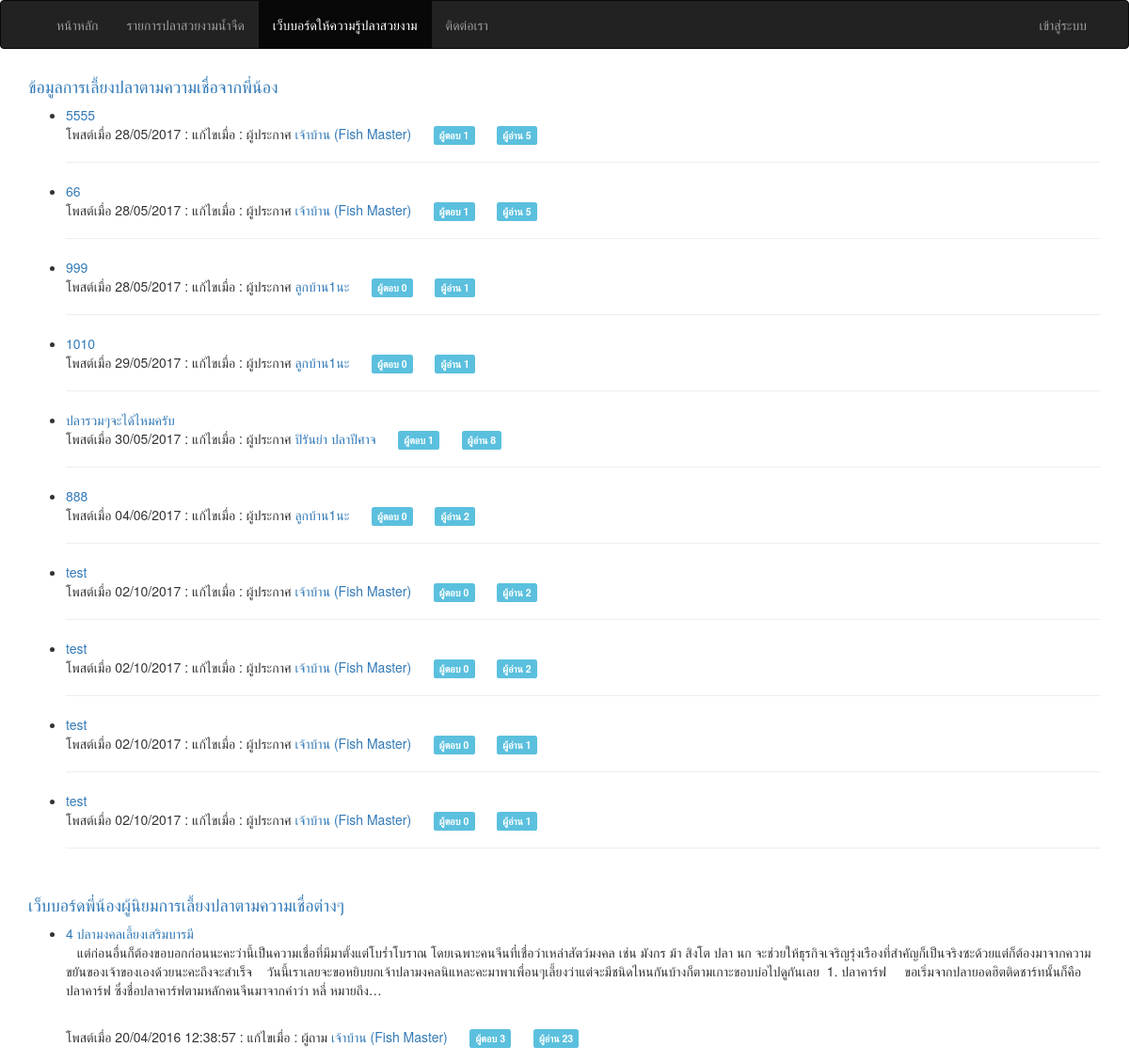
Page /index.php/webboard (upper part) on the earlier database version.
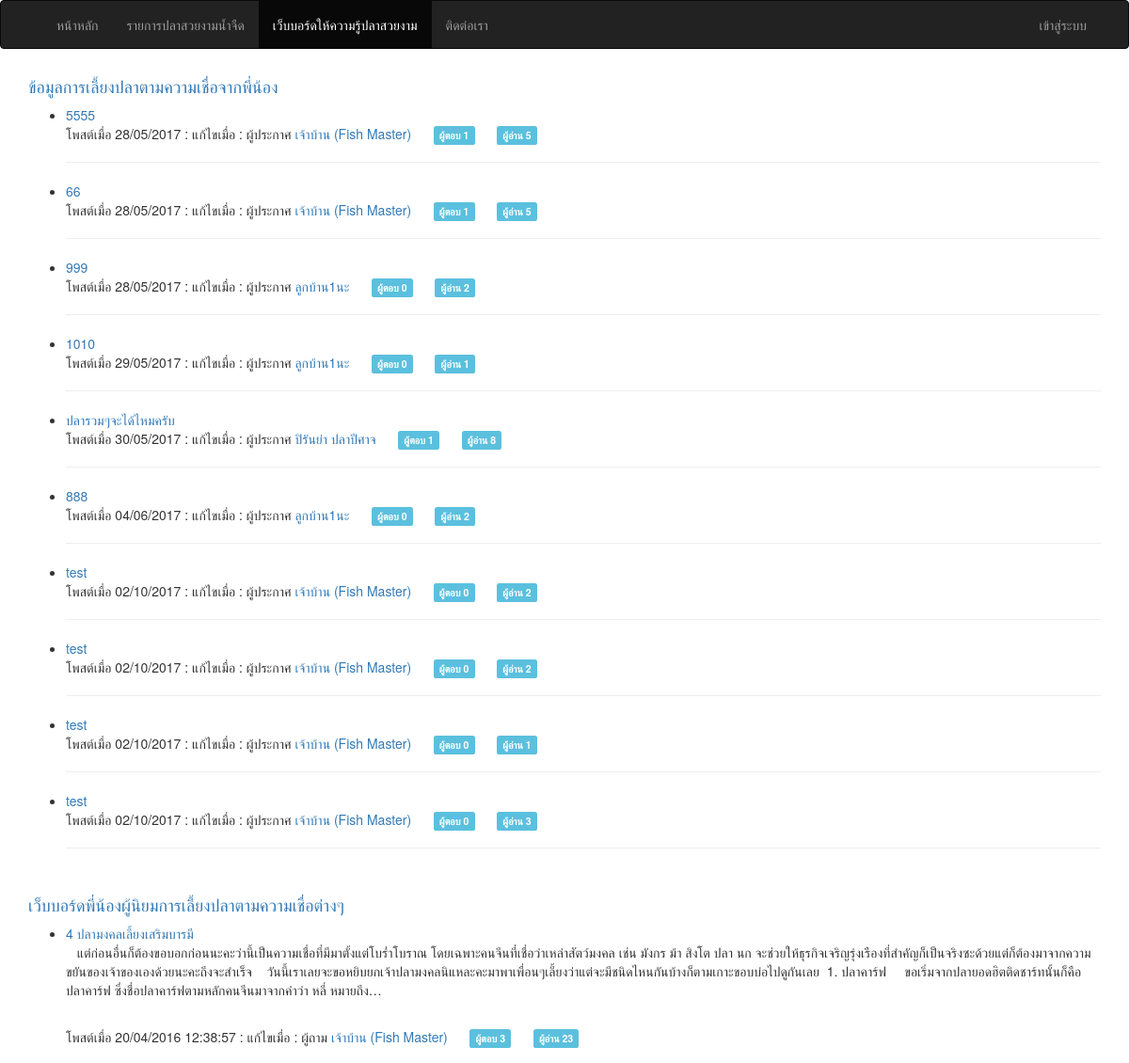
Same page on the later database version.
### tables this page shows
CREATE TABLE `compare` (
  `id` int(5) UNSIGNED NOT NULL,
  `member_id` int(5) UNSIGNED NOT NULL,
  `pool_title` varchar(100) NOT NULL,
  `pool_shape` text NOT NULL,
  `pool_detail` text NOT NULL,
  `pool_believe` text NOT NULL,
  `fish_amount` int(5) NOT NULL,
  `views` int(5) NOT NULL,
  `date_create` varchar(10) NOT NULL,
  `date_modify` varchar(10) NOT NULL
);

CREATE TABLE `member` (
  `id` int(5) UNSIGNED NOT NULL,
  `title` varchar(10) NOT NULL,
  `fullname` varchar(150) NOT NULL,
  `birthdate` varchar(10) NOT NULL,
  `address` text NOT NULL,
  `email` varchar(50) NOT NULL,
  `password` varchar(32) NOT NULL,
  `phone` varchar(15) NOT NULL,
  `date_create` varchar(10) NOT NULL,
  `date_activity` varchar(19) NOT NULL,
  `picture` varchar(100) NOT NULL,
  `role` enum('admin','member') NOT NULL DEFAULT 'member'
);

### application/controllers/Webboard.php (called while the page is built, shortened)
<?php
class Webboard extends MY_Controller {
  public function __construct()
  {
    $this->load->model('Webboard_model','webboard');
  }
  function index()
  {
    $this->data['compare'] = $this->db->get('compare','10')->result_array();
    $this->data['forum'] = $this->db->get('webboard','10')->result_array();
    $this->data['content'] = $this->load->view('webboard/webboard',$this->data,TRUE);
    $this->load->view('_layout_main', $this->data);
  }
}

### index.php (called while the page is built, shortened)
<?php
require_once BASEPATH.'core/CodeIgniter.php';

### application/views/webboard/webboard.php (the view)
<?=heading(anchor('webboard/compare','ข้อมูลการเลี้ยงปลาตามความเชื่อจากพี่น้อง'),'4');?>
<?php foreach ($compare as $n) : ?>
  <?php $comments = $this->db->where('compare_id',$n['id'])->count_all_results('compare_comment');?>
  <?php $posted_by = $this->db->get_where('member',array('id'=>$n['member_id']))->row_array();?>
  <ul>
    <li>
      <?=anchor('webboard/compare/'.$n['id'],character_limiter($n['pool_title'],'100')).br();?>
      <span>โพสต์เมื่อ <?=$n['date_create'];?> : </span>
      <span>แก้ไขเมื่อ <?=$n['date_modify'];?> : </span>
      <span>ผู้ประกาศ <?=(isset($posted_by['id'])) ? anchor_popup('member/profile/'.$posted_by['id'],$posted_by['fullname']) : 'บุคคลทั่วไป';?></span>
      <?=nbs(5).'<span class="label label-info">ผู้ตอบ '.$comments.'</span>';?>
      <?=nbs(5).'<span class="label label-info">ผู้อ่าน '.$n['views'].'</span>'.hr();?>
    </li>
  </ul>
<?php endforeach; ?>
<br/>
<?=heading(anchor('webboard/forum','เว็บบอร์ดพี่น้องผู้นิยมการเลี้ยงปลาตามความเชื่อต่างๆ'),'4');?>
<?php foreach ($forum as $n) : ?>
  <?php $comments = $this->db->where('webboard_id',$n['id'])->count_all_results('webboard_comment');?>
  <?php $posted_by = $this->db->get_where('member',array('id'=>$n['posted_by']))->row_array();?>
  <ul>
    <li>
      <?=anchor('webboard/forum/'.$n['id'],character_limiter($n['title'],'100')).br();?>
      <p><?=character_limiter(strip_tags($n['detail'],'50'));?></p><br/>
      <span>โพสต์เมื่อ <?=$n['date_create'];?> : </span>
      <span>แก้ไขเมื่อ <?=$n['date_modify'];?> : </span>
      <span>ผู้ถาม <?=anchor_popup('member/profile/'.$posted_by['id'],$posted_by['fullname']);?></span>
      <?=nbs(5).'<span class="label label-info">ผู้ตอบ '.$comments.'</span>';?>
      <?=nbs(5).'<span class="label label-info">ผู้อ่าน '.$n['views'].'</span>'.hr();?>
    </li>
  </ul>
<?php endforeach; ?>

### application/helpers/MY_html_helper.php (shortened to what this page needs)
<?php  if ( ! defined('BASEPATH')) exit('No direct script access allowed');
if ( ! function_exists('hr'))
{
	function hr($count = 1)
	{
		return str_repeat('<hr />', $count);
	}
}

Differences in the rows shown:
changed compare (number 3 of 10 on the later page): views "1" → "2"
changed compare (number 10 of 10 on the later page): views "1" → "3"
